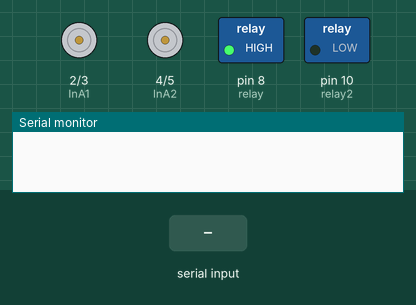
A sketch run on a simulated Arduino Uno, built with avr-gcc and run on an emulated ATmega328P. Shown: motor-driver pin pairs drawn as motors (green arrow = first pin HIGH = forward, orange = second pin HIGH = backward, longer = more drive, scaled by the enable pin), switched loads named in the sketch (green lamp = pin HIGH), the last lines printed to the serial monitor. The inputs (shaded band) are chosen by the test bench.

Above: at 1.2 s.
1.3 s: "F\n" received over Serial
At 1.7 s:
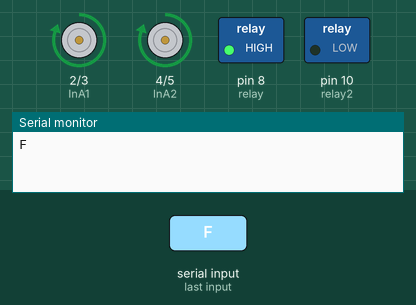
2.8 s: byte 66 ('B') received over Serial
At 4.0 s:
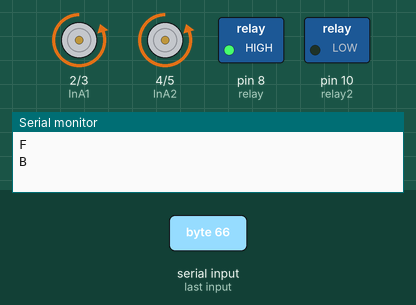
4.3 s: byte 76 ('L') received over Serial
At 5.2 s:
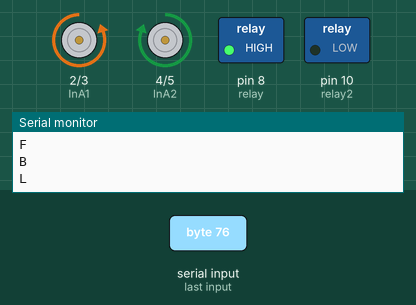
5.8 s: byte 82 ('R') received over Serial
At 6.3 s:
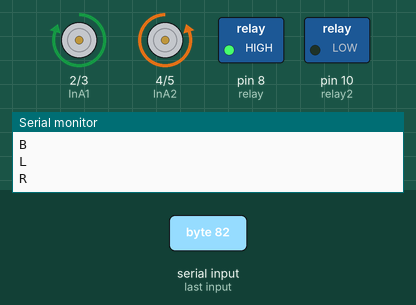
7.3 s: byte 88 ('X') received over Serial
At 8.5 s:
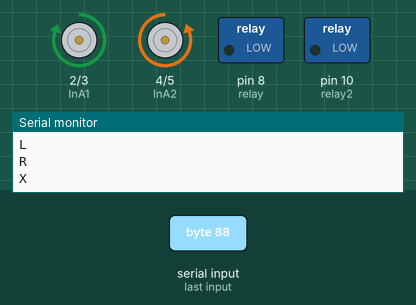
8.8 s: byte 83 ('S') received over Serial
At 9.8 s:
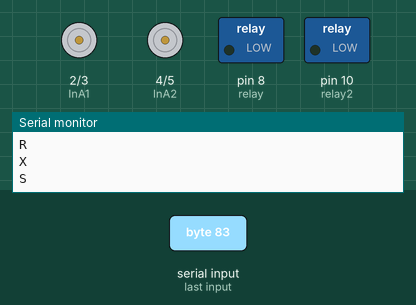
Timing chart, 0 to 11.3 s (numbered marks = the images above; inputs shaded):
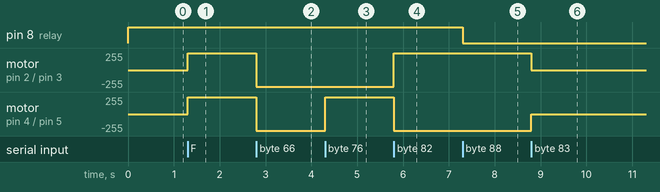

The sketch:

arduino_bluetooth_car.ino
```cpp
char data = 0;
int lspeed = 254;
int rspeed = 254;
int local_lspeed = 254;
int local_rspeed = 254;

int InA1 = 2;
int InB1 = 3;
int InA2 = 4;
int InB2 = 5;

int pwm1 = 6;
int pwm2 = 9;

int relay = 8;
int relay2 = 10;

void setup()
{
    Serial.begin(9600);
    pinMode(InA1, OUTPUT);
    pinMode(InA2, OUTPUT);
    pinMode(InB1, OUTPUT);
    pinMode(InB2, OUTPUT);
    pinMode(pwm1, OUTPUT);
    pinMode(pwm2, OUTPUT);
    pinMode(relay, OUTPUT);
    pinMode(relay2, OUTPUT);
    digitalWrite(relay, HIGH);
    digitalWrite(relay2, LOW);
   // analogWrite(3,1020);
    //analogWrite(9,1020);
}
void loop()
{
   if(Serial.available() > 0)
   {
      data = Serial.read();
      Serial.print(data);
      Serial.print("\n");
      if(data == 'F')
        {
          digitalWrite(InA1, HIGH);
          digitalWrite(InA2, HIGH);
          digitalWrite(InB1, LOW);
          digitalWrite(InB2, LOW);
          analogWrite(pwm1,lspeed);
          analogWrite(pwm2,rspeed);
        }
      else if(data == 'B')
         {
          digitalWrite(InA1, LOW);
          digitalWrite(InA2, LOW);
          digitalWrite(InB1, HIGH);
          digitalWrite(InB2, HIGH);
          analogWrite(pwm1,lspeed);
          analogWrite(pwm2,rspeed);
        }
      else if(data == 'L')
         {
          digitalWrite(InA1, LOW);
          digitalWrite(InA2, HIGH);
          digitalWrite(InB1, HIGH);
          digitalWrite(InB2, LOW);
          analogWrite(pwm1,lspeed);
          analogWrite(pwm2,rspeed);
        }
      else if(data == 'R')
        {
          digitalWrite(InA1, HIGH);
          digitalWrite(InA2, LOW);
          digitalWrite(InB1, LOW);
          digitalWrite(InB2, HIGH);
          analogWrite(pwm1,lspeed);
          analogWrite(pwm2,rspeed);

        }
       /*else if(data == 'G')
        {
          digitalWrite(4, LOW);
          digitalWrite(6, HIGH);
          digitalWrite(5, LOW);
          digitalWrite(7, LOW);
          local_lspeed=rspeed/2;
          local_rspeed=rspeed;
          analogWrite(3,lspeed);
          analogWrite(9,rspeed);
        }
       else if(data == 'I')
        {
          digitalWrite(4, HIGH);
          digitalWrite(6, LOW);
          digitalWrite(5, LOW);
          digitalWrite(7, LOW);
          local_rspeed=lspeed/2;
          local_lspeed=lspeed;
          analogWrite(3,lspeed);
          analogWrite(9,rspeed);
        }
       else if(data == 'H')
         {
          digitalWrite(5, LOW);
          digitalWrite(7, HIGH);
          digitalWrite(4, LOW);
          digitalWrite(6, LOW);
          local_lspeed=rspeed/2;
          local_rspeed=rspeed;
          analogWrite(3,lspeed);
          analogWrite(9,rspeed);
        }
       else if(data == 'J')
         {
          digitalWrite(5, HIGH);
          digitalWrite(7, LOW);
          digitalWrite(4, LOW);
          digitalWrite(6, LOW);
          local_rspeed=lspeed/2;
          local_lspeed=lspeed;
          analogWrite(3,lspeed);
          analogWrite(9,rspeed);
        }*/
        else if(data == 'X')
        {
          digitalWrite(relay, LOW);
        }
         else if(data == 'x')
        {
          digitalWrite(relay, HIGH);
        }
       else if(data == 'S' ||data == 'D' )
        {
          digitalWrite(InA1, LOW);
          digitalWrite(InA2, LOW);
          digitalWrite(InB1, LOW);
          digitalWrite(InB2, LOW);
        }

      else if(data == 'q' || data == 9)
        {
          lspeed=254;
          rspeed=254;
        }
      else if(data == '8')
        {
          lspeed=225;
          rspeed=225;
        }
        else if(data == '7')
        {
          lspeed=200;
          rspeed=200;
        }
        else if(data == '6')
        {
          lspeed=175;
          rspeed=175;
        }
        else if(data == '5')
        {
          lspeed=150;
          rspeed=150;
        }
        else if(data == '4')
        {
          lspeed=125;
          rspeed=125;
        }
        else if(data == '3')
        {
          lspeed=100;
          rspeed=100;
        }
        else if(data == '2')
        {
          lspeed=75;
          rspeed=75;
        }
        else if(data == '1')
        {
          lspeed=50;
          rspeed=50;
        }
         else if(data == 'W')
        {
         digitalWrite(relay2, HIGH);
        }
          else if(data == 'w')
        {
         digitalWrite(relay2, LOW);
        }
   }
   /*else
   {
          digitalWrite(4, LOW);
          digitalWrite(6, LOW);
          digitalWrite(5, LOW);
          digitalWrite(7, LOW);
   }*/
}
```

Measured:
- after the input at 1.3 s, motor on pin 2 (InA1) / pin 3 (InB1), motor on pin 4 (InA2) / pin 5 (InB2): stopped → forward 254/255 at once
- after the input at 2.8 s, motor on pin 2 (InA1) / pin 3 (InB1), motor on pin 4 (InA2) / pin 5 (InB2): forward 254/255 → backward 254/255 at once
- after the input at 4.3 s, motor on pin 4 (InA2) / pin 5 (InB2): backward 254/255 → forward 254/255 at once
- after the input at 5.8 s, motor on pin 2 (InA1) / pin 3 (InB1): backward 254/255 → forward 254/255 at once; motor on pin 4 (InA2) / pin 5 (InB2): forward 254/255 → backward 254/255 at once
- after the input at 7.3 s, pin 8 (relay): HIGH → LOW at once
- after the input at 8.8 s, motor on pin 2 (InA1) / pin 3 (InB1): forward 254/255 → stopped at once; motor on pin 4 (InA2) / pin 5 (InB2): backward 254/255 → stopped at once
